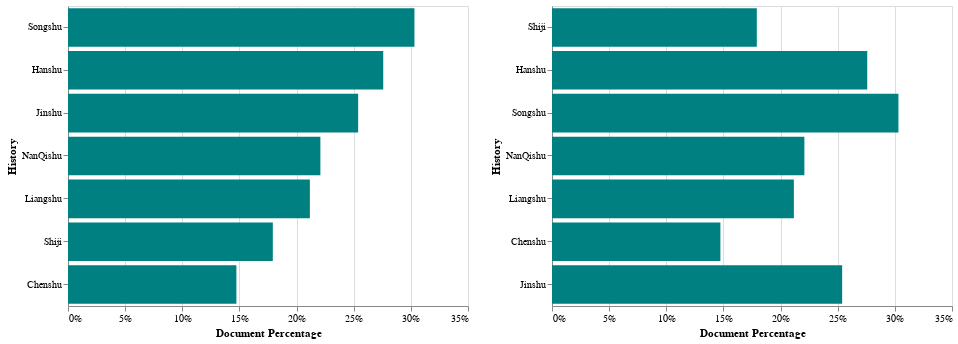

The notebook cell this image was saved under:
### Code cell
# Comparing 5th century histories to the Han model

reind2 = SummaryDf.reindex(set(JinAndSthnDy+HanModels))

modelPercentSort2 = alt.Chart(reind2.reset_index()).mark_bar(color="teal").encode(alt.X(
    'DocPercentage', axis=alt.Axis(format='%'), title="Document Percentage"), alt.Y(
    'bookname:N', sort=sortOrderPercent, title='History'))

modelTimeSort2 = alt.Chart(reind2.reset_index()).mark_bar(color="teal").encode(alt.X(
    'DocPercentage', axis=alt.Axis(format='%'), title="Document Percentage"), alt.Y(
    'bookname:N', sort=["Shiji", "Hanshu", "Songshu", "NanQishu", "Liangshu", "Chenshu"], title='History'))

modelPercentSort2 | modelTimeSort2

### Figure 1 — Vega-Lite specification as saved in the notebook (floating-point values rounded to 4 significant figures)
{"$schema": "https://vega.github.io/schema/vega-lite/v3.3.0.json", "config": {"mark": {"tooltip": null}, "view": {"height": 300, "width": 400}}, "datasets": {"data-c5918390a4bb6f8e28adbb10bdd89c22": [{"DocPercentage": 0.3031, "book": "Songshu", "bookname": "Songshu", "commentaryChar": 0, "docsCharTotal": 158866, "docsTotal": 254, "grandChar": 524083, "iDocsCharM": 111375, "iDocsM": 114, "qDocsC": 0, "qDocsCharC": 0, "qDocsCharM": 47491, "qDocsM": 140}, {"DocPercentage": 0.2539, "book": "Jinshu", "bookname": "Jinshu", "commentaryChar": 0, "docsCharTotal": 200762, "docsTotal": 342, "grandChar": 790750, "iDocsCharM": 150417, "iDocsM": 178, "qDocsC": 0, "qDocsCharC": 0, "qDocsCharM": 50345, "qDocsM": 164}, {"DocPercentage": 0.2758, "book": "Hanshu", "bookname": "Hanshu", "commentaryChar": 0, "docsCharTotal": 174793, "docsTotal": 279, "grandChar": 633699, "iDocsCharM": 115276, "iDocsM": 110, "qDocsC": 0, "qDocsCharC": 0, "qDocsCharM": 59517, "qDocsM": 169}, {"DocPercentage": 0.2208, "book": "Nanqishu", "bookname": "NanQishu", "commentaryChar": 0, "docsCharTotal": 54420, "docsTotal": 108, "grandChar": 246422, "iDocsCharM": 31032, "iDocsM": 38, "qDocsC": 0, "qDocsCharC": 0, "qDocsCharM": 23388, "qDocsM": 70}, {"DocPercentage": 0.2116, "book": "LiangShu", "bookname": "Liangshu", "commentaryChar": 0, "docsCharTotal": 63661, "docsTotal": 92, "grandChar": 300801, "iDocsCharM": 45658, "iDocsM": 40, "qDocsC": 0, "qDocsCharC": 0, "qDocsCharM": 18003, "qDocsM": 52}, {"DocPercentage": 0.1473, "book": "Chenshu", "bookname": "Chenshu", "commentaryChar": 0, "docsCharTotal": 22338, "docsTotal": 37, "grandChar": 151600, "iDocsCharM": 15122, "iDocsM": 14, "qDocsC": 0, "qDocsCharC": 0, "qDocsCharM": 7216, "qDocsM": 23}, {"DocPercentage": 0.1792, "book": "Shiji", "bookname": "Shiji", "commentaryChar": 0, "docsCharTotal": 57510, "docsTotal": 94, "grandChar": 320906, "iDocsCharM": 35165, "iDocsM": 32, "qDocsC": 0, "qDocsCharC": 0, "qDocsCharM": 22345, "qDocsM": 62}]}, "hconcat": [{"data": {"name": "data-c5918390a4bb6f8e28adbb10bdd89c22"}, "encoding": {"x": {"axis": {"format": "%"}, "field": "DocPercentage", "title": "Document Percentage", "type": "quantitative"}, "y": {"field": "bookname", "sort": {"field": "DocPercentage", "order": "descending"}, "title": "History", "type": "nominal"}}, "mark": {"color": "teal", "type": "bar"}}, {"data": {"name": "data-c5918390a4bb6f8e28adbb10bdd89c22"}, "encoding": {"x": {"axis": {"format": "%"}, "field": "DocPercentage", "title": "Document Percentage", "type": "quantitative"}, "y": {"field": "bookname", "sort": ["Shiji", "Hanshu", "Songshu", "NanQishu", "Liangshu", "Chenshu"], "title": "History", "type": "nominal"}}, "mark": {"color": "teal", "type": "bar"}}]}
